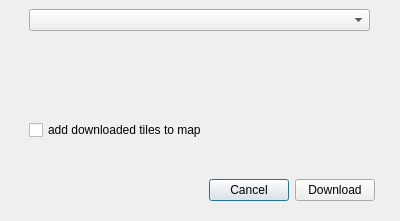
<?xml version="1.0" encoding="UTF-8"?>
<ui version="4.0">
 <class>ElevationTileDownloaderDialogBase</class>
 <widget class="QDialog" name="ElevationTileDownloaderDialogBase">
  <property name="geometry">
   <rect>
    <x>0</x>
    <y>0</y>
    <width>400</width>
    <height>221</height>
   </rect>
  </property>
  <property name="windowTitle">
   <string>Elevation Tile Downloader</string>
  </property>
  <widget class="QWidget" name="verticalLayoutWidget">
   <property name="geometry">
    <rect>
     <x>29</x>
     <y>9</y>
     <width>341</width>
     <height>131</height>
    </rect>
   </property>
   <layout class="QVBoxLayout" name="verticalLayout_2">
    <item>
     <widget class="QgsMapLayerComboBox" name="layer_choice"/>
    </item>
    <item>
     <widget class="QgsFileWidget" name="output_dir">
      <property name="storageMode">
       <enum>QgsFileWidget::GetDirectory</enum>
      </property>
      <property name="options">
       <set>QFileDialog::ShowDirsOnly</set>
      </property>
     </widget>
    </item>
    <item>
     <widget class="QCheckBox" name="add_to_map">
      <property name="text">
       <string>add downloaded tiles to map</string>
      </property>
     </widget>
    </item>
   </layout>
  </widget>
  <widget class="QWidget" name="horizontalLayoutWidget">
   <property name="geometry">
    <rect>
     <x>180</x>
     <y>170</y>
     <width>195</width>
     <height>41</height>
    </rect>
   </property>
   <layout class="QHBoxLayout" name="horizontalLayout">
    <item>
     <widget class="QDialogButtonBox" name="button_box">
      <property name="orientation">
       <enum>Qt::Horizontal</enum>
      </property>
      <property name="standardButtons">
       <set>QDialogButtonBox::Cancel</set>
      </property>
     </widget>
    </item>
    <item>
     <widget class="QPushButton" name="download">
      <property name="text">
       <string>Download</string>
      </property>
     </widget>
    </item>
   </layout>
  </widget>
 </widget>
 <customwidgets>
  <customwidget>
   <class>QgsFileWidget</class>
   <extends>QWidget</extends>
   <header>qgsfilewidget.h</header>
  </customwidget>
  <customwidget>
   <class>QgsMapLayerComboBox</class>
   <extends>QComboBox</extends>
   <header>qgsmaplayercombobox.h</header>
  </customwidget>
 </customwidgets>
 <resources/>
 <connections>
  <connection>
   <sender>button_box</sender>
   <signal>accepted()</signal>
   <receiver>ElevationTileDownloaderDialogBase</receiver>
   <slot>accept()</slot>
   <hints>
    <hint type="sourcelabel">
     <x>20</x>
     <y>20</y>
    </hint>
    <hint type="destinationlabel">
     <x>20</x>
     <y>20</y>
    </hint>
   </hints>
  </connection>
  <connection>
   <sender>button_box</sender>
   <signal>rejected()</signal>
   <receiver>ElevationTileDownloaderDialogBase</receiver>
   <slot>reject()</slot>
   <hints>
    <hint type="sourcelabel">
     <x>20</x>
     <y>20</y>
    </hint>
    <hint type="destinationlabel">
     <x>20</x>
     <y>20</y>
    </hint>
   </hints>
  </connection>
 </connections>
</ui>
